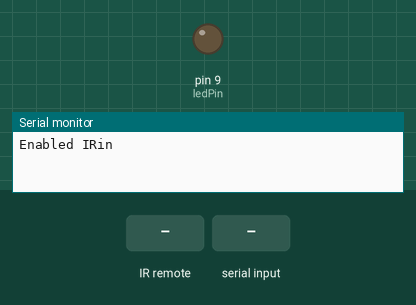
The sketch below on a simulated Arduino Uno, built with avr-gcc and run on an emulated ATmega328P. On the bench: output pins drawn as LEDs (lit = HIGH), the last lines printed to the serial monitor. Inputs (shaded band) come from the test bench.

Above: at 1.2 s.
1.3 s: infrared code 0x1FE58A7 received
At 1.7 s:
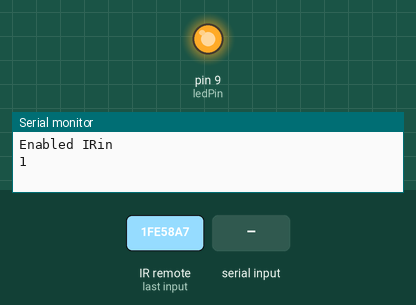
2.8 s: byte 90 received over Serial
At 4.0 s:
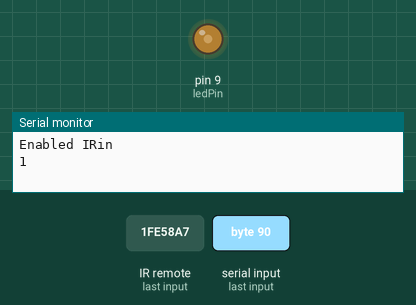
4.3 s: infrared code 0x1FE58A7 received
At 5.3 s:
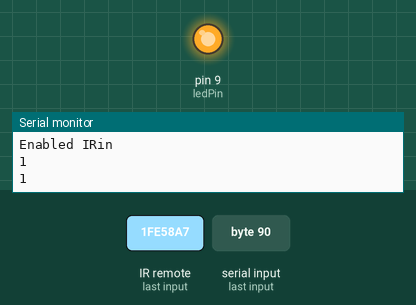
5.8 s: byte 30 received over Serial
At 6.4 s:
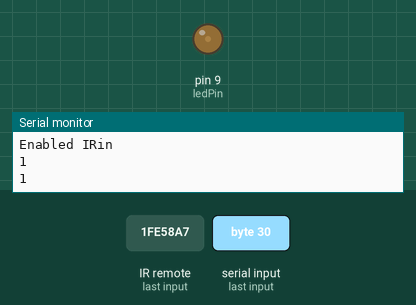
Timing chart, 0 to 8.3 s (numbered marks = the images above; inputs shaded):
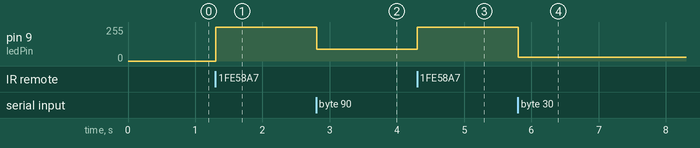

Measured:
- after the input at 1.3 s, pin 9 (ledPin): 0/255 → 255/255 at once
- after the input at 2.8 s, pin 9 (ledPin): 255/255 → 90/255 at once
- after the input at 4.3 s, pin 9 (ledPin): 90/255 → 255/255 at once
- after the input at 5.8 s, pin 9 (ledPin): 255/255 → 30/255 at once

The sketch:

IR_to_arduino_to_processing.ino
```cpp
//////////////////////////////////////////////////
// Jiffer Harriman
// ATLAS Institute
// University of Colorado
//
// Processing to Arduino
//-----------------------------------
// Processing sends an integer to serial port when mouse button is down
// In Arduino, this sets the PWM rate for pin 9 (fade amount for an LED)
//
// Arduino to Processing
//-----------------------------------
// Arduino sends integer value of analog input A0 to serial port.
// Processing expects an integer from serial port which maps to the size of
// a circle being drawn where the mouse is in Processing window
//////////////////////////////////////////////////

#include <IRremote.h>

int RECV_PIN = 11;
IRrecv irrecv(RECV_PIN);
decode_results results;

int ledPin = 9;

void setup()
{
  Serial.begin(9600);

  irrecv.enableIRIn(); // Start the receiver
  Serial.println("Enabled IRin");
  // LED output
  pinMode(ledPin, OUTPUT);
}

void loop() {
  if (irrecv.decode(&results)) {
    //Serial.println(results.value, HEX);

    if (results.value == 0x1FE58A7) //if the button press equals the hex value 0xC284
    {
      Serial.println(1);
      digitalWrite(ledPin, HIGH);
    } else if (results.value == 0x1FEA05F) {
      Serial.println(0);
      digitalWrite(ledPin, LOW);
    }


    irrecv.resume(); // Receive the next value
  }
  delay(100);


  // check for serial data
  if (Serial.available() > 0) {
    int serialIn = Serial.read();

    analogWrite(ledPin, serialIn);
  }
}
```
